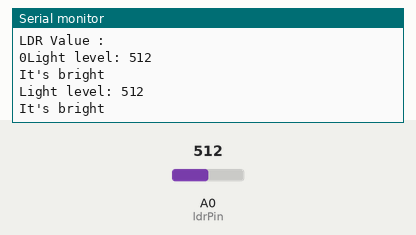
Recording of a sketch running on a simulated Arduino Uno, built with avr-gcc and run on an emulated ATmega328P. Shown: the last lines printed to the serial monitor. The test bench sets the inputs (shaded band); at power-on: A0 (ldrPin) = 512.

Above: at 3.8 s.
3.9 s: A0 (ldrPin) set to 308
At 6.4 s:
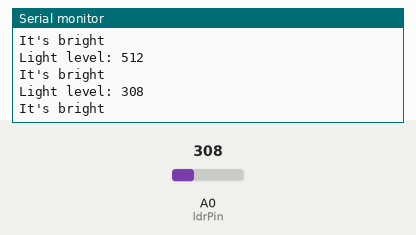
7.8 s: A0 (ldrPin) set to 283
At 9.9 s:
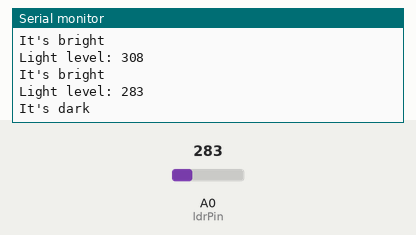
Timing chart, 0 to 11.4 s (numbered marks = the images above; inputs shaded):
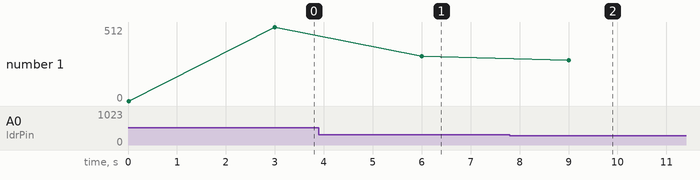

The sketch:

LDR.ino
```cpp
int ldrPin = A0;
int ldrValue = 0 ;

void setup() {
  Serial.begin(9600);
  Serial.println("LDR Value :"); Serial.print  (ldrValue);
}

void loop() {
  ldrValue = analogRead(ldrPin); // 0-1023
  Serial.print("Light level: "); Serial.println(ldrValue);

  if(ldrValue < 300) Serial.println("It's dark");
  else Serial.println("It's bright");

  delay(3000);
}
```

Measured:
- the behaviour switches between 300 and 299 on A0 (ldrPin) (found by bisection; images 1 and 2)
- after the input at 3.9 s, the serial monitor: prints a new line after 2.1 s (image 1)
- after the input at 7.8 s, the serial monitor: prints a new line after 1.2 s (image 2)
- plotted number 1: 512 → 308 after the input at 3.9 s, 308 → 283 after the input at 7.8 s
